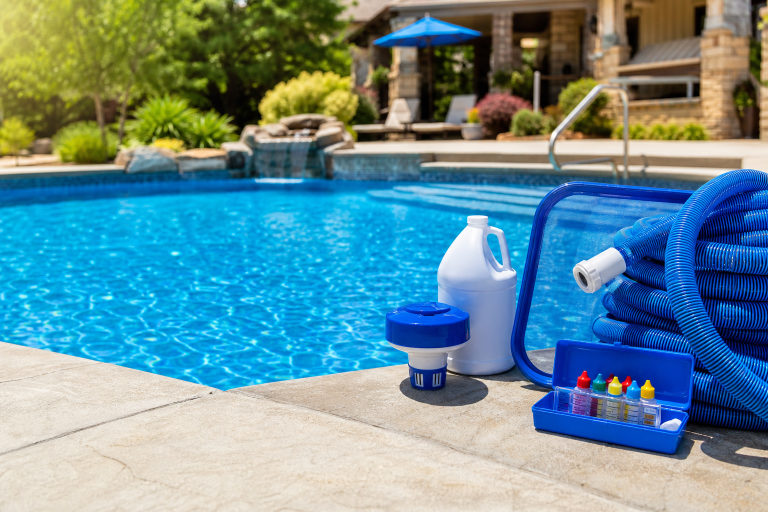
#> input picture content/media/stock/originals/project-pool-service.jpg, 1536 x 1024 px (shown at 1/2 size)
$ python generate-project-mockup-images.py
#> lines starting #> are read from the running program, lines starting #| are printed output that depends on the picture
#!/usr/bin/env python3
"""
Build project card stock images: fake website layout with the original photo as the hero.

Backs up existing stock/*.jpg to stock/originals/ before overwriting (for revert).

Usage:
  python3 scripts/generate-project-mockup-images.py
"""

from __future__ import annotations

import shutil
from pathlib import Path

from PIL import Image, ImageDraw

ROOT = Path(__file__).resolve().parents[1]
STOCK = ROOT / 'content' / 'media' / 'stock'
ORIGINALS = STOCK / 'originals'

WIDTH = 1536
HEIGHT = 1024
CHROME_H = 32
SITE_HEADER_H = 56
HERO_H = 400
CONTENT_PAD = 48

BG = (16, 20, 24)
SURFACE = (26, 32, 40)
MUTED_BG = (46, 54, 72)
CYAN = (103, 216, 239)
FG = (248, 248, 242)

PROJECT_FILES = (
	'project-pool-service.jpg',
	'project-landscaping.jpg',
	'project-dog-groomer.jpg',
	'projects-default.jpg',
)


def cover_crop_resize(source: Image.Image, target_w: int, target_h: int) -> Image.Image:
	"""Resize source to cover target_w x target_h, center crop."""
	src = source.convert('RGB')
	sw, sh = src.size
	scale = max(target_w / sw, target_h / sh)
	nw = int(sw * scale)
	nh = int(sh * scale)
	resized = src.resize((nw, nh), Image.Resampling.LANCZOS)
	left = (nw - target_w) // 2
	top = (nh - target_h) // 2
	return resized.crop((left, top, left + target_w, top + target_h))


def draw_chrome(draw: ImageDraw.ImageDraw, y0: int) -> int:
	draw.rectangle((0, y0, WIDTH, y0 + CHROME_H), fill=SURFACE)
	dot_y = y0 + CHROME_H // 2
	for i, color in enumerate(((248, 95, 114), (254, 193, 68), (166, 226, 44))):
		x = 20 + i * 18
		draw.ellipse((x - 5, dot_y - 5, x + 5, dot_y + 5), fill=color)
	return y0 + CHROME_H


def draw_site_header(draw: ImageDraw.ImageDraw, y0: int) -> int:
	y1 = y0 + SITE_HEADER_H
	draw.rectangle((0, y0, WIDTH, y1), fill=SURFACE)
	draw.rectangle((CONTENT_PAD, y0 + 18, CONTENT_PAD + 120, y0 + 38), fill=MUTED_BG)
	draw.rectangle((WIDTH - CONTENT_PAD - 220, y0 + 20, WIDTH - CONTENT_PAD, y0 + 36), fill=MUTED_BG)
	draw.rectangle((WIDTH - CONTENT_PAD - 300, y0 + 20, WIDTH - CONTENT_PAD - 240, y0 + 36), fill=BG)
	draw.rectangle((WIDTH - CONTENT_PAD - 380, y0 + 20, WIDTH - CONTENT_PAD - 320, y0 + 36), fill=BG)
	return y1


def draw_content_blocks(draw: ImageDraw.ImageDraw, y0: int) -> None:
	draw.rectangle((0, y0, WIDTH, HEIGHT), fill=BG)
	block_w = (WIDTH - CONTENT_PAD * 2 - 24) // 2
	block_h = 120
	y = y0 + 32
	draw.rectangle((CONTENT_PAD, y, CONTENT_PAD + 280, y + 14), fill=FG)
	draw.rectangle((CONTENT_PAD, y + 26, CONTENT_PAD + 420, y + 38), fill=MUTED_BG)
	y2 = y + 56
	draw.rectangle((CONTENT_PAD, y2, CONTENT_PAD + block_w, y2 + block_h), fill=SURFACE)
	x2 = CONTENT_PAD + block_w + 24
	draw.rectangle((x2, y2, x2 + block_w, y2 + block_h), fill=SURFACE)
	draw.rectangle((CONTENT_PAD, y2 + block_h + 32, CONTENT_PAD + 200, y2 + block_h + 46), fill=CYAN)


def build_mockup(hero_source: Image.Image) -> Image.Image:
	out = Image.new('RGB', (WIDTH, HEIGHT), BG)
	draw = ImageDraw.Draw(out)

	y = draw_chrome(draw, 0)
	y = draw_site_header(draw, y)

	hero = cover_crop_resize(hero_source, WIDTH, HERO_H)
	out.paste(hero, (0, y))
	y += HERO_H

	# Thin accent under hero
	draw.rectangle((0, y, WIDTH, y + 4), fill=CYAN)
	y += 4

	draw_content_blocks(draw, y)
	return out


def backup_and_build(filename: str) -> None:
	src_path = STOCK / filename
	if not src_path.is_file():
		raise FileNotFoundError(src_path)

	ORIGINALS.mkdir(parents=True, exist_ok=True)
	backup_path = ORIGINALS / filename
	if not backup_path.is_file():
		shutil.copy2(src_path, backup_path)
		print(f'Backed up {filename} -> originals/')
	else:
		print(f'Keep existing backup for {filename}')

	source = Image.open(backup_path)
	mockup = build_mockup(source)
	mockup.save(src_path, format='JPEG', quality=88, optimize=True)
	print(f'Wrote {src_path} ({mockup.size[0]}x{mockup.size[1]})')


def main() -> int:
	for name in PROJECT_FILES:
		backup_and_build(name)
#> in backup_and_build, source is the input picture: PIL image 1536x1024 RGB; mean R, G, B 103.4, 142.8, 151.9
#> in build_mockup, `out = Image.new('RGB', (WIDTH, HEIGHT), BG)`:
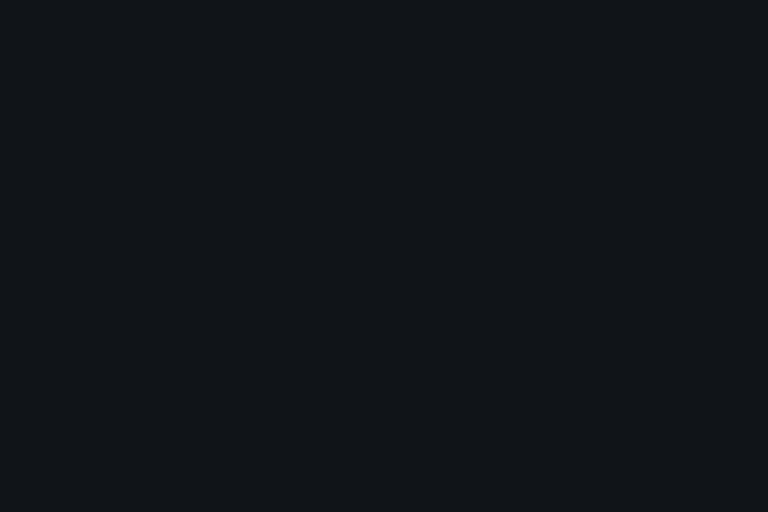
#> out: PIL image 1536x1024 RGB (shown at 1/2 size); mean R, G, B 16, 20, 24
#> in build_mockup, `y = draw_chrome(draw, 0)`: y = 32
#> in draw_site_header, `y1 = y0 + SITE_HEADER_H`: y1 = 88
#> in cover_crop_resize, `return resized.crop((left, top, left + target_w, top + target_h))`:
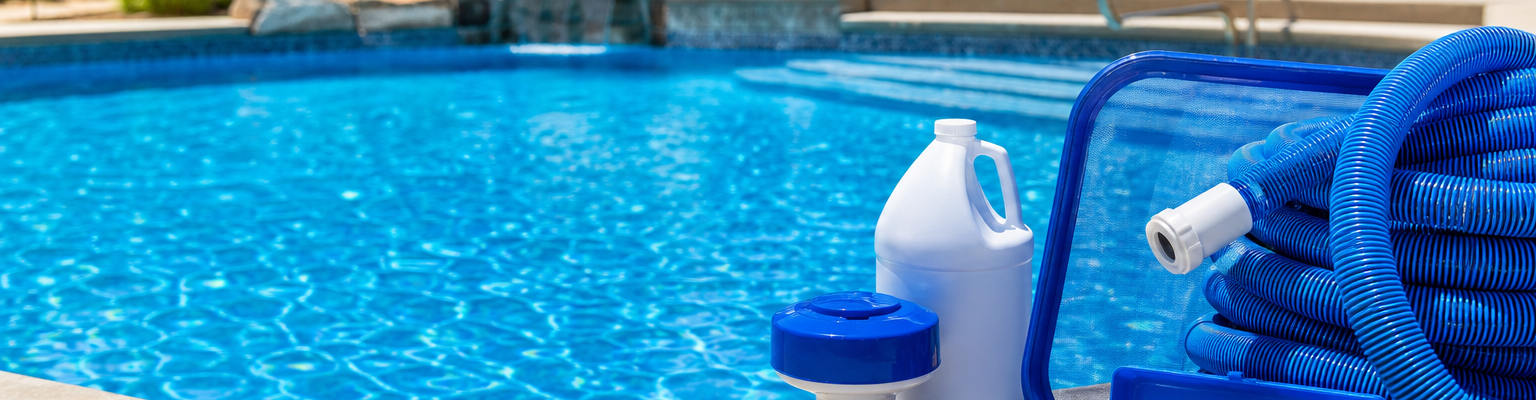
#> returned value: PIL image 1536x400 RGB; mean R, G, B 35, 136.6, 193.7
#> in build_mockup, `out.paste(hero, (0, y))`:
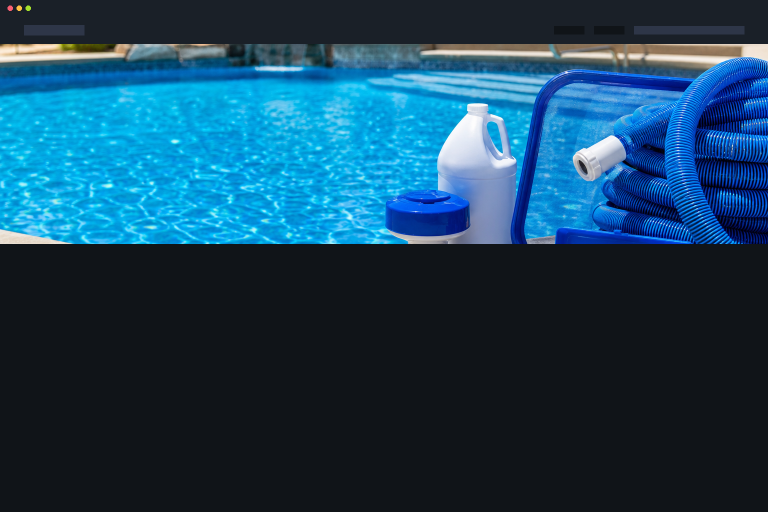
#> out: PIL image 1536x1024 RGB (shown at 1/2 size); mean R, G, B 24.4, 66.7, 91.8
#> in build_mockup, `y += HERO_H`: y = 488
#> in build_mockup, `y += 4`: y = 492
#> in draw_content_blocks, `y = y0 + 32`: y = 524
#> in draw_content_blocks, `y2 = y + 56`: y2 = 580
#| Wrote content/media/stock/project-pool-service.jpg (1536x1024)
#> pass 2 of the loop in main, `for name in PROJECT_FILES:`:
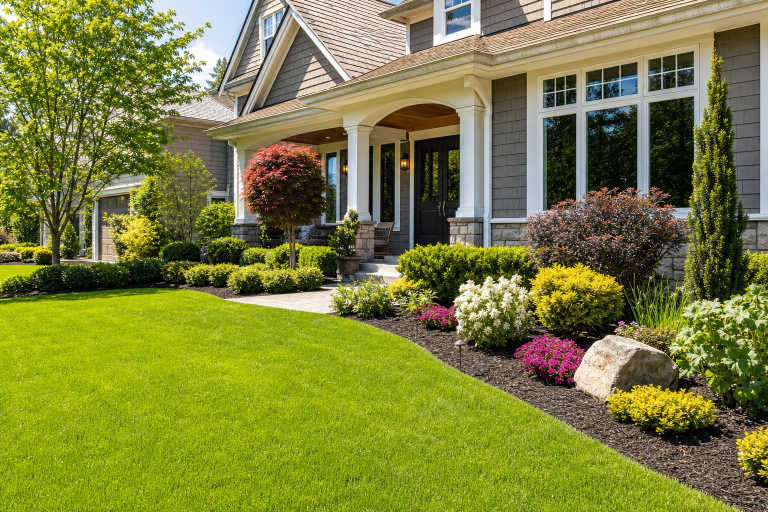
#> input picture content/media/stock/originals/project-landscaping.jpg, 1536 x 1024 px (shown at 1/2 size)
#> in backup_and_build, source is the input picture: PIL image 1536x1024 RGB; mean R, G, B 123.8, 127.7, 60.2
#> in build_mockup (call 2), `y = draw_chrome(draw, 0)`: y = 32
#> in build_mockup (call 2), `y = draw_site_header(draw, y)`: y = 88
#> in cover_crop_resize (call 2), `return resized.crop((left, top, left + target_w, top + target_h))`:
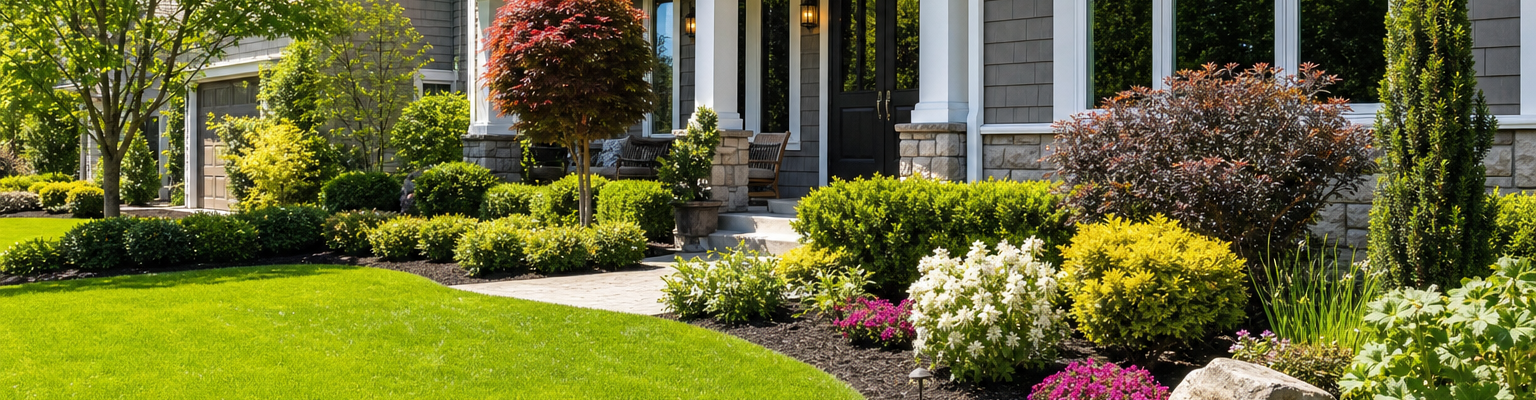
#> returned value: PIL image 1536x400 RGB; mean R, G, B 105.8, 107.6, 52.9
#> in build_mockup (call 2), `out.paste(hero, (0, y))`:
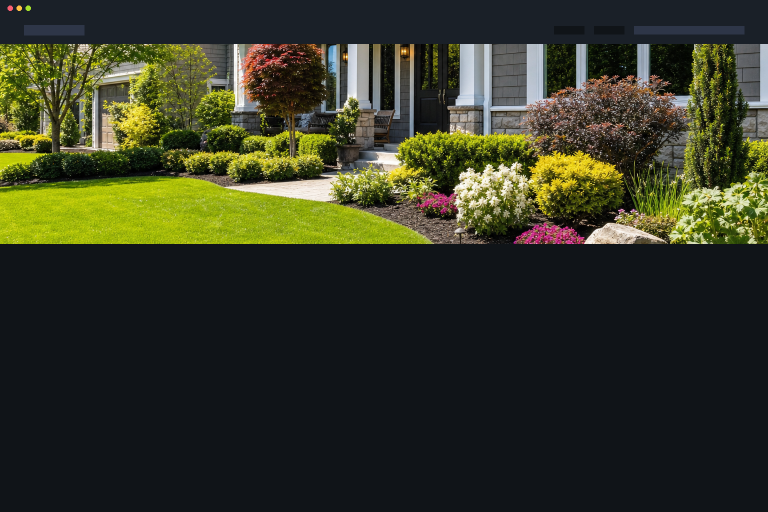
#> out: PIL image 1536x1024 RGB (shown at 1/2 size); mean R, G, B 52.1, 55.4, 36.8
#> in build_mockup (call 2), `y += HERO_H`: y = 488
#> in build_mockup (call 2), `y += 4`: y = 492
#| Wrote content/media/stock/project-landscaping.jpg (1536x1024)
#> pass 3 of the loop in main, `for name in PROJECT_FILES:`:
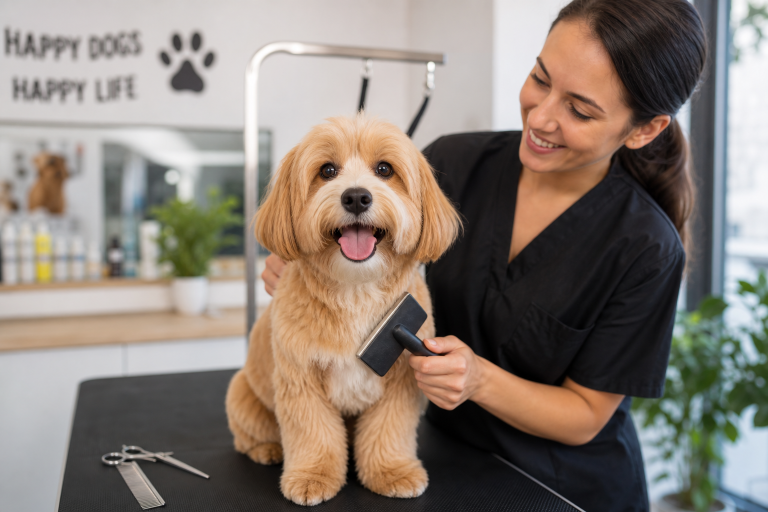
#> input picture content/media/stock/originals/project-dog-groomer.jpg, 1536 x 1024 px (shown at 1/2 size)
#> in backup_and_build, source is the input picture: PIL image 1536x1024 RGB; mean R, G, B 137.4, 126.2, 117
#> in build_mockup (call 3), `y = draw_chrome(draw, 0)`: y = 32
#> in build_mockup (call 3), `y = draw_site_header(draw, y)`: y = 88
#> in cover_crop_resize (call 3), `return resized.crop((left, top, left + target_w, top + target_h))`:
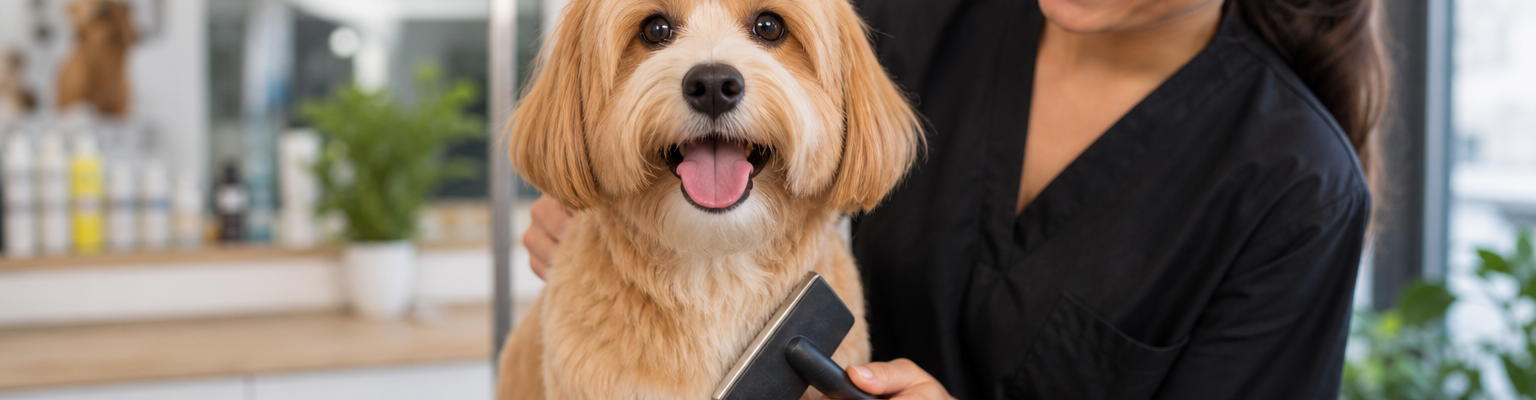
#> returned value: PIL image 1536x400 RGB; mean R, G, B 126.7, 114.1, 101.9
#> in build_mockup (call 3), `out.paste(hero, (0, y))`:
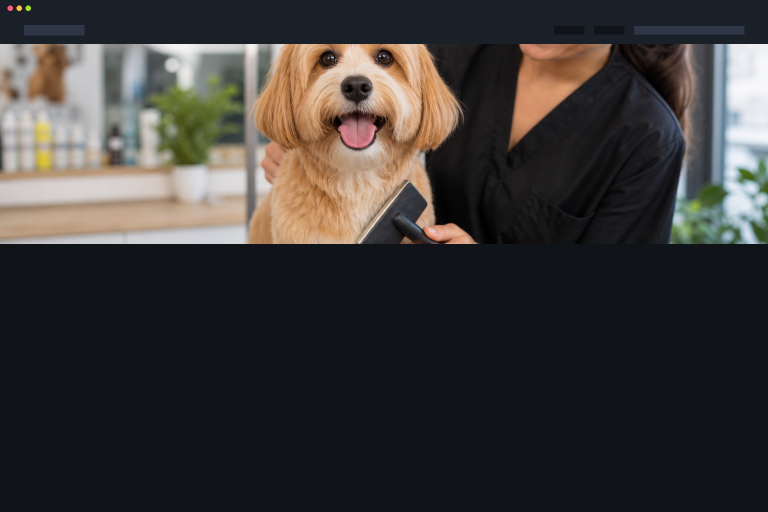
#> out: PIL image 1536x1024 RGB (shown at 1/2 size); mean R, G, B 60.2, 57.9, 55.9
#> in build_mockup (call 3), `y += HERO_H`: y = 488
#> in build_mockup (call 3), `y += 4`: y = 492
#| Wrote content/media/stock/project-dog-groomer.jpg (1536x1024)
#> the loop made 4 passes; the first 3 are shown
	return 0


if __name__ == '__main__':
	raise SystemExit(main())
#> (the program exits here)
